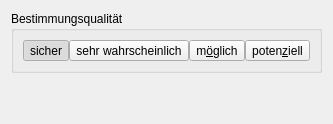
     <widget class="QWidget" name="tab_nosight">
      <property name="accessibleName">
       <string/>
      </property>
      <property name="autoFillBackground">
       <bool>true</bool>
      </property>
      <property name="dbvalue" stdset="0">
       <string>NOSIGHT</string>
      </property>
      <attribute name="title">
       <string>Keine Sichtung</string>
      </attribute>
      <layout class="QVBoxLayout" name="verticalLayout_4">
       <property name="spacing">
        <number>0</number>
       </property>
       <item>
        <widget class="QGroupBox" name="gbxNoSightQuality">
         <property name="title">
          <string>Bestimmungsqualität</string>
         </property>
         <layout class="QHBoxLayout" name="horizontalLayout_19">
          <property name="spacing">
           <number>0</number>
          </property>
          <item>
           <widget class="QToolButton" name="rbNoSightQual1">
            <property name="sizePolicy">
             <sizepolicy hsizetype="Preferred" vsizetype="Fixed">
              <horstretch>0</horstretch>
              <verstretch>0</verstretch>
             </sizepolicy>
            </property>
            <property name="text">
             <string comment="1">sicher</string>
            </property>
            <property name="checkable">
             <bool>true</bool>
            </property>
            <property name="checked">
             <bool>true</bool>
            </property>
            <property name="autoExclusive">
             <bool>true</bool>
            </property>
            <property name="dbvalue" stdset="0">
             <string>1</string>
            </property>
            <attribute name="buttonGroup">
             <string notr="true">buttongroup_nosight_confidence</string>
            </attribute>
           </widget>
          </item>
          <item>
           <widget class="QToolButton" name="rbNoSightQual2">
            <property name="sizePolicy">
             <sizepolicy hsizetype="Preferred" vsizetype="Fixed">
              <horstretch>0</horstretch>
              <verstretch>0</verstretch>
             </sizepolicy>
            </property>
            <property name="text">
             <string comment="2">sehr wahrscheinlich</string>
            </property>
            <property name="checkable">
             <bool>true</bool>
            </property>
            <property name="autoExclusive">
             <bool>true</bool>
            </property>
            <property name="dbvalue" stdset="0">
             <string>2</string>
            </property>
            <attribute name="buttonGroup">
             <string notr="true">buttongroup_nosight_confidence</string>
            </attribute>
           </widget>
          </item>
          <item>
           <widget class="QToolButton" name="rbNoSightQual3">
            <property name="sizePolicy">
             <sizepolicy hsizetype="Preferred" vsizetype="Fixed">
              <horstretch>0</horstretch>
              <verstretch>0</verstretch>
             </sizepolicy>
            </property>
            <property name="text">
             <string comment="3">m&amp;öglich</string>
            </property>
            <property name="checkable">
             <bool>true</bool>
            </property>
            <property name="autoExclusive">
             <bool>true</bool>
            </property>
            <property name="dbvalue" stdset="0">
             <string>3</string>
            </property>
            <attribute name="buttonGroup">
             <string notr="true">buttongroup_nosight_confidence</string>
            </attribute>
           </widget>
          </item>
          <item>
           <widget class="QToolButton" name="rbNoSightQual4">
            <property name="sizePolicy">
             <sizepolicy hsizetype="Preferred" vsizetype="Fixed">
              <horstretch>0</horstretch>
              <verstretch>0</verstretch>
             </sizepolicy>
            </property>
            <property name="text">
             <string comment="4">poten&amp;ziell</string>
            </property>
            <property name="checkable">
             <bool>true</bool>
            </property>
            <property name="autoExclusive">
             <bool>true</bool>
            </property>
            <property name="dbvalue" stdset="0">
             <string>4</string>
            </property>
            <attribute name="buttonGroup">
             <string notr="true">buttongroup_nosight_confidence</string>
            </attribute>
           </widget>
          </item>
         </layout>
        </widget>
       </item>
       <item>
        <spacer name="verticalSpacer_5">
         <property name="orientation">
          <enum>Qt::Vertical</enum>
         </property>
         <property name="sizeHint" stdset="0">
          <size>
           <width>20</width>
           <height>40</height>
          </size>
         </property>
        </spacer>
       </item>
      </layout>
     </widget>
